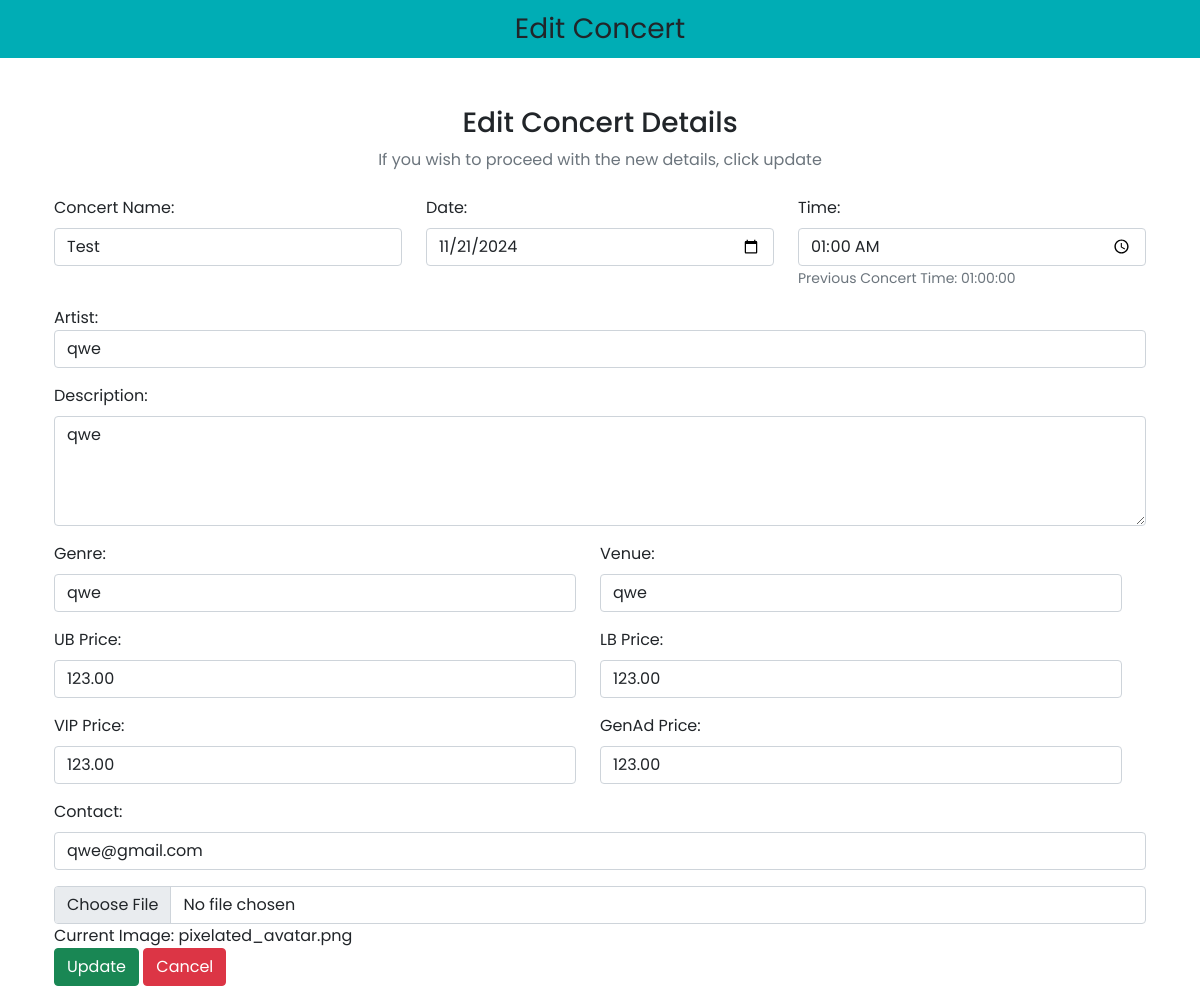
The app's page /adminside/editconcert.php?concert_id=1 with its own data.
### tables this page shows
CREATE TABLE IF NOT EXISTS `tblconcert` (
  `concert_id` int NOT NULL AUTO_INCREMENT,
  `concert_name` varchar(100) NOT NULL,
  `concert_date` date NOT NULL,
  `concert_time` time NOT NULL,
  `concert_artist` varchar(50) NOT NULL,
  `concert_desc` text NOT NULL,
  `concert_genre` varchar(20) NOT NULL,
  `concert_venue` varchar(100) NOT NULL,
  `ub_price` decimal(10,2) NOT NULL,
  `lb_price` decimal(10,2) NOT NULL,
  `vip_price` decimal(10,2) NOT NULL,
  `genad_price` decimal(10,2) NOT NULL,
  `concert_contact` varchar(250) NOT NULL,
  `image` varchar(255) NOT NULL,
  PRIMARY KEY (`concert_id`)
);

### adminside/editconcert.php (the view, shortened to what this page needs)
<?php
include "config.php";
?>
<!DOCTYPE html>
<html lang="en">
<head>
    <link href="https://cdn.jsdelivr.net/npm/bootstrap@5.1.3/dist/css/bootstrap.min.css" rel="stylesheet"
>
    <link rel="stylesheet" href="https://cdnjs.cloudflare.com/ajax/libs/font-awesome/6.5.0/css/all.min.css"
 />
</head>
<body>
    <nav class="navbar navbar-light justify-content-center fs-3 mb-5" style="background-color: #00ADB5;">
        Edit Concert
    </nav>
    <div class="container">
        <div class="text-center mb-4">
            <h3> Edit Concert Details </h4>
                <p class="text-muted">If you wish to proceed with the new details, click update</p>
        </div>
        <?php
        $id = $_GET['concert_id'];
        $query = "SELECT * FROM tblconcert WHERE concert_id = $id LIMIT 1";
        $result = mysqli_query($conn, $query);
        $row = mysqli_fetch_array($result);
        ?>
        <div class="container d-flex justify-content-center">
            <form action="" method="post" style="width:500vw; min-width:300px;" enctype="multipart/form-data">
                <div class="row">
                    <div class="form-group col">
                        <label class="form-label">Concert Name: </label>
                        <input type="text" class="form-control" maxlength="100" name="concert_name"
                            value="<?php echo $row['concert_name'] ?>">
                    </div>
                    <div class="form-group col mb-3">
                        <label class="form-label">Date: </label>
                        <input type="date" class="form-control" name="concert_date"
                            value="<?php echo $row['concert_date'] ?>">
                    </div>
                    <div class="form-group  mb-3 col">
                        <label class="form-label">Time: </label>
                        <input type="time" class="form-control" name="concert_time"
                            value="<?php echo $row['concert_time'] ?>">
                        <?php
                        $currentTime = $row['concert_time'];
                        if(!empty($currentTime)) {
                            echo '<small class="text-muted">Previous Concert Time: '.$currentTime.'</small>';
                        } else {
                            echo '<small class="text-muted">No time selected</small>';
                        }
                        ?>
                    </div>
                    <div class="form-group mb-3 ">
                        <label clas="form-label">Artist: </label>
                        <input type="text" class="form-control" maxlength="50" name="concert_artist"
                            value="<?php echo $row['concert_artist'] ?>">
                    </div>
                    <div class="form-group mb-3 col">
                        <label class="form-label">Description: </label>
                        <textarea class="form-control" maxlength="2000" name="concert_desc"
                            rows="4"><?php echo $row['concert_desc'] ?></textarea>
                    </div>
                    <div class="row">
                        <div class=" mb-3 col">
                            <label class="form-label">Genre: </label>
                            <input type="text" class="form-control" maxlength="20" name="concert_genre"
                                value="<?php echo $row['concert_genre'] ?> ">
                        </div>
                        <div class=" mb-3 col">
                            <label class="form-label">Venue: </label>
                            <input type="text" class="form-control" maxlength="100" name="concert_venue"
                                value="<?php echo $row['concert_venue'] ?>">
                        </div>
                    </div>
                    <div class="row">
                        <div class="form-group mb-3 col">
                            <label class="form-label">UB Price: </label>
                            <input type="text" class="form-control" name="concert_ubprice"
                                value="<?php echo $row['ub_price'] ?>">
                        </div>
                        <div class="form-group mb-3 col">
                            <label class="form-label">LB Price: </label>
                            <input type="text" class="form-control" name="concert_lbprice"
                                value="<?php echo $row['lb_price'] ?>">
                        </div>
                    </div>
                    <div class="row">
                        <div class="form-group mb-3 col">
                            <label class="form-label">VIP Price: </label>
                            <input type="text" class="form-control" name="concert_vipprice"
                                value="<?php echo $row['vip_price'] ?>">
                        </div>
                        <div class="form-group mb-3 col">
                            <label class="form-label">GenAd Price: </label>
                            <input type="text" class="form-control" name="concert_genadprice"
                                value="<?php echo $row['genad_price'] ?>">
                        </div>
                    </div>
                    <div class="form-group mb-3 col">
                        <label class="form-label">Contact: </label>
                        <input type="text" class="form-control" maxlength="250" name="concert_contact"
                            value="<?php echo $row['concert_contact'] ?>">
                    </div>
                    <div>
                        <input type="file" name="update_image" accept="image/jpg, image/jpeg, image/png"
                            class="form-control" value="<?php echo $row['image'] ?>">
                        <?php
                        $currentImageName = $row['image'];
                        if(!empty($currentImageName)) {
                            echo 'Current Image: '.$currentImageName;
                        } else {
                            echo 'No image uploaded';
                        }
                        ?>
                    </div>
                    <div>
                        <button type="submit" class="btn btn-success" name="submit">Update</button>
                        <a href="viewconcert.php" class="btn btn-danger">Cancel</a>
                    </div>
            </form>
        </div>
    </div>
</body>
</html>

### adminside/editconcert.php (style rules this page uses)
* { margin: 0; padding: 0; font-family: 'Poppins', sans-serif; box-sizing: border-box; }

### records on screen
tblconcert: concert_name "Test", concert_date "11/21/2024", concert_time "01:00:00", concert_artist "qwe", concert_desc "qwe", concert_genre "qwe", concert_venue "qwe", concert_ubprice "123.00", concert_lbprice "123.00", concert_vipprice "123.00", concert_genadprice "123.00", concert_contact "qwe@gmail.com", image "pixelated_avatar.png"
